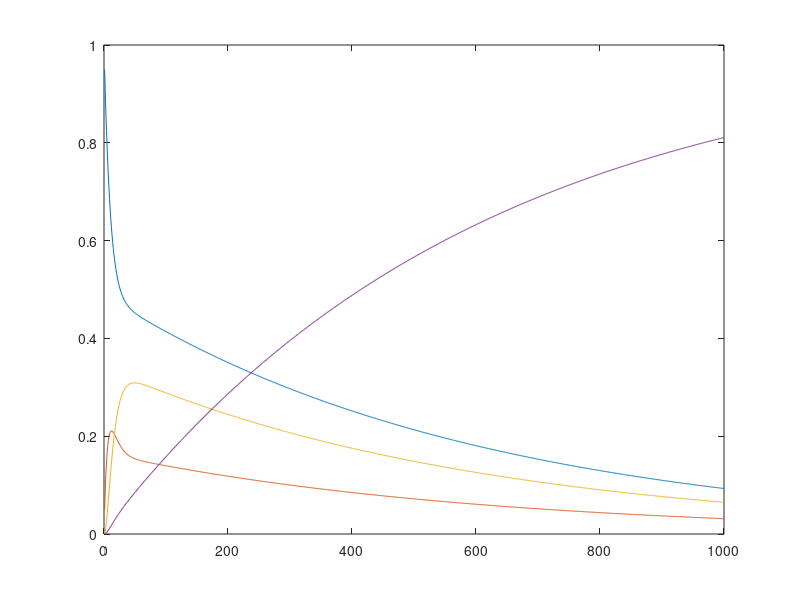

Here is the MATLAB script that generated this plot:
result = [];
x0 = [1; 0; 0; 0];
for index = 1:1000

  % Initial population is a hundred percent susceptible
                    % to the new disease before the start of the epidemic.
                    % The four entries correspond to the portion of 
                    % susceptible, infected, recovered and deceased
                    % populatoin.

A = [0.95, 0.04,  0.05, 0;    % A is the update matrix of how the disease evolve
     0.05, 0.85,  0, 0;    % within the population. Note that the 4th column of
     0,    0.10,  0.95, 0;    % the matrix is all 0 except for the last entry since
     0,    0.01,  0, 1];   % deceased people must remain dead. Also, each column
                         % must add up to 1 since we are assuming that the
                         % population is a closed population.

xt = A * x0;        % The updated version of the infectious disease after
                    % one unit time in the population.

x0 = xt;

result = [result xt];
end

figure;
plot(result');